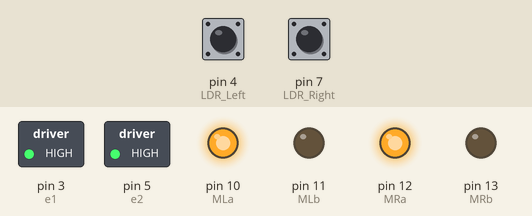
Bench run of a sketch on a simulated Arduino Uno, built with avr-gcc and run on an emulated ATmega328P. Parts: switched loads named in the sketch (green lamp = pin HIGH), output pins drawn as LEDs (lit = HIGH). The inputs (shaded band) are chosen by the test bench; at power-on: pin 4 (LDR_Left) LOW, pin 7 (LDR_Right) LOW.

Above: at 1.2 s.
1.3 s: pin 4 (LDR_Left) pulled HIGH for 0.15 s
At 1.37 s:
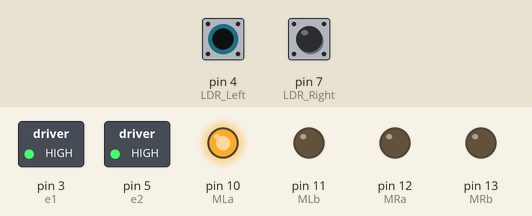
2.9 s: pin 7 (LDR_Right) pulled HIGH for 0.15 s
At 2.97 s:
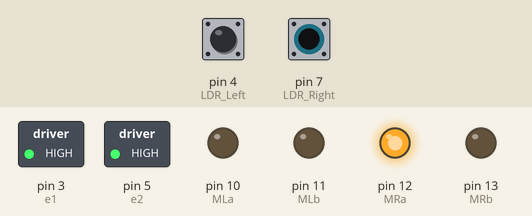
4.5 s: pin 7 (LDR_Right) pulled HIGH for 3.2 s
At 8.3 s:
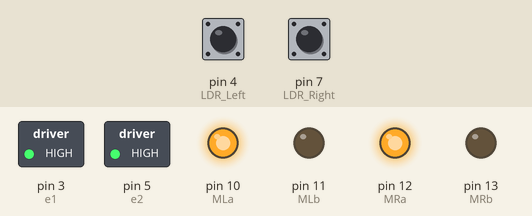
9.2 s: pin 4 (LDR_Left) pulled HIGH for 3.2 s
At 9.5 s:
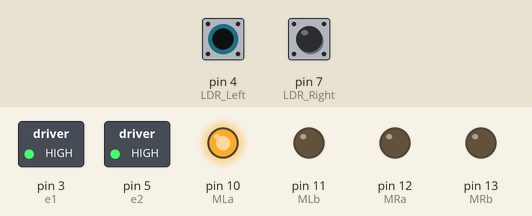
13.9 s: pin 4 (LDR_Left) driven HIGH and pin 7 (LDR_Right) driven HIGH
At 14.2 s:
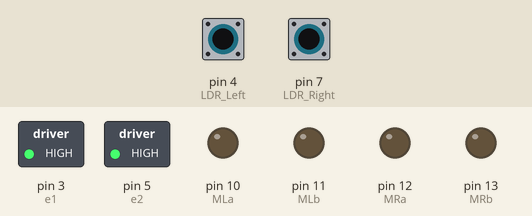
Timing chart, 0 to 16.4 s (numbered marks = the images above; inputs shaded):
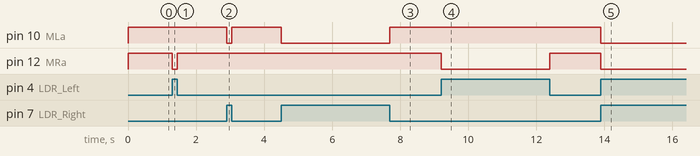

The sketch:

LightFollowerRobot.ino
```cpp
#define MLa 10 // left motor 1st pin
#define MLb 11 // left motor 2nd pin
#define MRa 12 // right motor 1st pin
#define MRb 13 // right motor 2nd pin
#define e1 3   // Right Motor Enable Pin EA
#define e2 5   // Left Motor Enable Pin EB

int LDR_Left = 4;   // LDR1 Digital Pin
int LDR_Right = 7;  // LDR2 Digital Pin

void setup() {
  pinMode(LDR_Left, INPUT);  // LDR1 Digital Pin
  pinMode(LDR_Right, INPUT); // LDR2 Digital Pin
  pinMode(MLa, OUTPUT);      // Motors pins
  pinMode(MLb, OUTPUT);
  pinMode(MRa, OUTPUT);
  pinMode(MRb, OUTPUT);

  analogWrite(e1, 255); // Set the motor speed to 0-255
  analogWrite(e2, 255);
}

void loop() {
  // Read LDR sensor values (high or low)
  int LDR_Left_Value = digitalRead(LDR_Left);
  int LDR_Right_Value = digitalRead(LDR_Right);

  if (LDR_Left_Value == HIGH && LDR_Right_Value == HIGH) {
    // Stop
    digitalWrite(MLa, LOW);
    digitalWrite(MLb, LOW);
    digitalWrite(MRa, LOW);
    digitalWrite(MRb, LOW);
  }

  if (LDR_Left_Value == LOW && LDR_Right_Value == HIGH) {
    // Move in the left direction
    digitalWrite(MLa, LOW);
    digitalWrite(MLb, LOW);
    digitalWrite(MRa, HIGH);
    digitalWrite(MRb, LOW);
  }

  if (LDR_Left_Value == HIGH && LDR_Right_Value == LOW) {
    // Move in the right direction
    digitalWrite(MLa, HIGH);
    digitalWrite(MLb, LOW);
    digitalWrite(MRa, LOW);
    digitalWrite(MRb, LOW);
  }

  if (LDR_Left_Value == LOW && LDR_Right_Value == LOW) {
    // Move in the forward direction
    digitalWrite(MLa, HIGH);
    digitalWrite(MLb, LOW);
    digitalWrite(MRa, HIGH);
    digitalWrite(MRb, LOW);
  }
}
```

Measured:
- after the input at 1.3 s, pin 12 (MRa): HIGH → LOW at once, → HIGH 0.15 s later
- after the input at 2.9 s, pin 10 (MLa): HIGH → LOW at once, → HIGH 0.15 s later
- after the input at 4.5 s, pin 10 (MLa): HIGH → LOW at once, → HIGH 3.2 s later
- after the input at 9.2 s, pin 12 (MRa): HIGH → LOW at once, → HIGH 3.2 s later
- after the input at 13.9 s, pin 10 (MLa), pin 12 (MRa): HIGH → LOW at once
